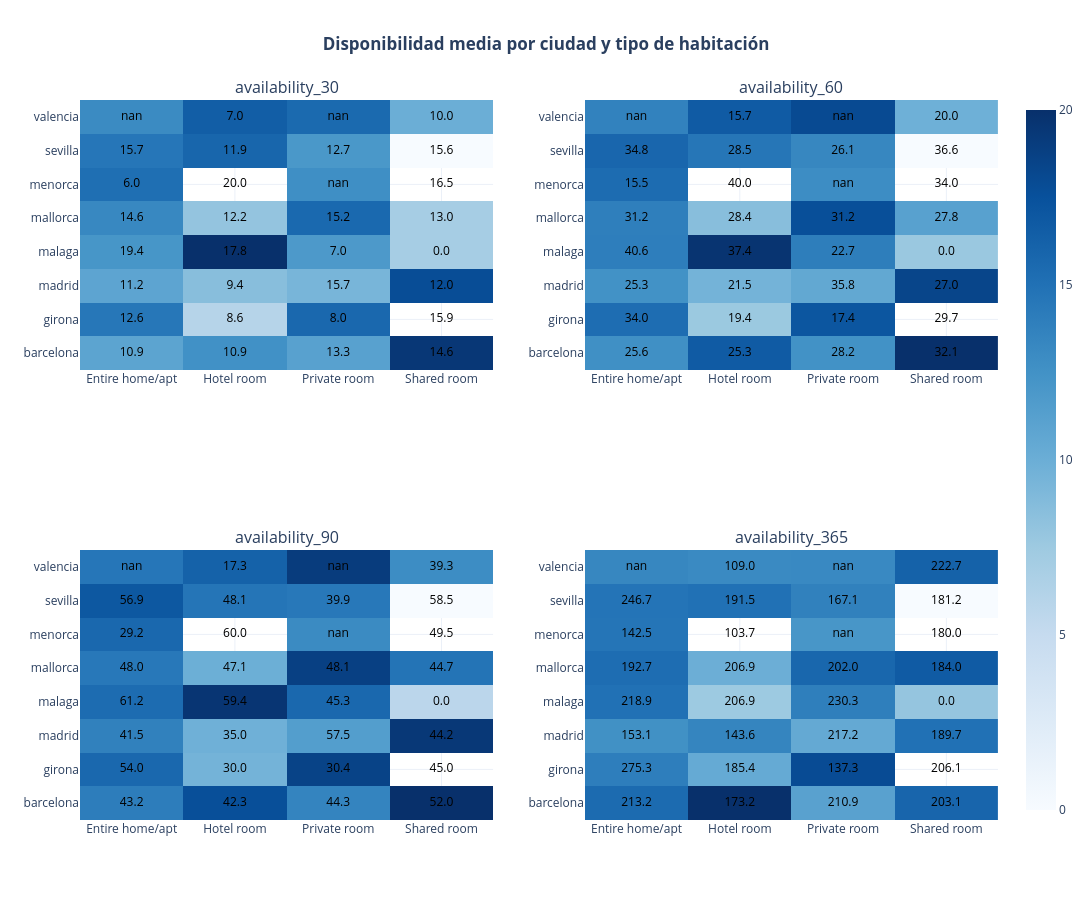

The notebook cell saved with this chart:
### Code cell
horizontes = ["availability_30", "availability_60", "availability_90", "availability_365"]

fig = make_subplots(
    rows=2, cols=2,
    subplot_titles=horizontes
)

row, col = 1, 1
for h in horizontes:

    tabla = df_operaciones.pivot_table(
        index="city",
        columns="room_type",
        values=h,
        aggfunc="mean"
    )

    # HEATMAP
    fig.add_trace(
        go.Heatmap(
            z=tabla.values,
            x=tabla.columns,
            y=tabla.index,
            colorscale="Blues",
            showscale=True if (row == 1 and col == 1) else False
        ),
        row=row, col=col
    )

    # ANOTACIONES (texto dentro de cada celda)
    fig.add_trace(
        go.Scatter(
            x=np.repeat(tabla.columns, len(tabla.index)),
            y=np.tile(tabla.index, len(tabla.columns)),
            text=[f"{v:.1f}" for v in tabla.values.flatten()],
            mode="text",
            textfont=dict(color="black", size=12),
            showlegend=False
        ),
        row=row, col=col
    )

    col += 1
    if col == 3:
        col = 1
        row += 1

fig.update_layout(
    title="<b>Disponibilidad media por ciudad y tipo de habitación</b>",
    title_x=0.5,
    width=1100,
    height=900,
    template="plotly_white"
)

fig.show()

### Figure 1 — Plotly figure (JSON) as saved in the notebook; plotly's stock layout.template omitted (floating-point values rounded to 4 significant figures)
{"data": [{"colorscale": [[0, "rgb(247,251,255)"], [0.125, "rgb(222,235,247)"], [0.25, "rgb(198,219,239)"], [0.375, "rgb(158,202,225)"], [0.5, "rgb(107,174,214)"], [0.625, "rgb(66,146,198)"], [0.75, "rgb(33,113,181)"], [0.875, "rgb(8,81,156)"], [1, "rgb(8,48,107)"]], "showscale": true, "type": "heatmap", "x": ["Entire home/apt", "Hotel room", "Private room", "Shared room"], "xaxis": "x", "y": ["barcelona", "girona", "madrid", "malaga", "mallorca", "menorca", "sevilla", "valencia"], "yaxis": "y", "z": [[10.89, 12.57, 11.16, 19.44], [14.57, 6, 15.67, null], [10.86, 8.6, 9.362, 17.8], [12.17, 20, 11.85, 7], [13.29, 8, 15.65, 7], [15.16, null, 12.7, null], [14.62, 15.86, 12, 0], [13.04, 16.5, 15.56, 10]]}, {"mode": "text", "showlegend": false, "text": ["10.9", "12.6", "11.2", "19.4", "14.6", "6.0", "15.7", "nan", "10.9", "8.6", "9.4", "17.8", "12.2", "20.0", "11.9", "7.0", "13.3", "8.0", "15.7", "7.0", "15.2", "nan", "12.7", "nan", "14.6", "15.9", "12.0", "0.0", "13.0", "16.5", "15.6", "10.0"], "textfont": {"color": "black", "size": 12}, "type": "scatter", "x": ["Entire home/apt", "Entire home/apt", "Entire home/apt", "Entire home/apt", "Entire home/apt", "Entire home/apt", "Entire home/apt", "Entire home/apt", "Hotel room", "Hotel room", "Hotel room", "Hotel room", "Hotel room", "Hotel room", "Hotel room", "Hotel room", "Private room", "Private room", "Private room", "Private room", "Private room", "Private room", "Private room", "Private room", "Shared room", "Shared room", "Shared room", "Shared room", "Shared room", "Shared room", "Shared room", "Shared room"], "xaxis": "x", "y": ["barcelona", "girona", "madrid", "malaga", "mallorca", "menorca", "sevilla", "valencia", "barcelona", "girona", "madrid", "malaga", "mallorca", "menorca", "sevilla", "valencia", "barcelona", "girona", "madrid", "malaga", "mallorca", "menorca", "sevilla", "valencia", "barcelona", "girona", "madrid", "malaga", "mallorca", "menorca", "sevilla", "valencia"], "yaxis": "y"}, {"colorscale": [[0, "rgb(247,251,255)"], [0.125, "rgb(222,235,247)"], [0.25, "rgb(198,219,239)"], [0.375, "rgb(158,202,225)"], [0.5, "rgb(107,174,214)"], [0.625, "rgb(66,146,198)"], [0.75, "rgb(33,113,181)"], [0.875, "rgb(8,81,156)"], [1, "rgb(8,48,107)"]], "showscale": false, "type": "heatmap", "x": ["Entire home/apt", "Hotel room", "Private room", "Shared room"], "xaxis": "x2", "y": ["barcelona", "girona", "madrid", "malaga", "mallorca", "menorca", "sevilla", "valencia"], "yaxis": "y2", "z": [[25.63, 34, 25.32, 40.61], [31.16, 15.5, 34.81, null], [25.33, 19.4, 21.46, 37.4], [28.42, 40, 28.53, 15.67], [28.23, 17.43, 35.8, 22.67], [31.25, null, 26.1, null], [32.13, 29.71, 27.03, 0], [27.81, 34, 36.61, 20]]}, {"mode": "text", "showlegend": false, "text": ["25.6", "34.0", "25.3", "40.6", "31.2", "15.5", "34.8", "nan", "25.3", "19.4", "21.5", "37.4", "28.4", "40.0", "28.5", "15.7", "28.2", "17.4", "35.8", "22.7", "31.2", "nan", "26.1", "nan", "32.1", "29.7", "27.0", "0.0", "27.8", "34.0", "36.6", "20.0"], "textfont": {"color": "black", "size": 12}, "type": "scatter", "x": ["Entire home/apt", "Entire home/apt", "Entire home/apt", "Entire home/apt", "Entire home/apt", "Entire home/apt", "Entire home/apt", "Entire home/apt", "Hotel room", "Hotel room", "Hotel room", "Hotel room", "Hotel room", "Hotel room", "Hotel room", "Hotel room", "Private room", "Private room", "Private room", "Private room", "Private room", "Private room", "Private room", "Private room", "Shared room", "Shared room", "Shared room", "Shared room", "Shared room", "Shared room", "Shared room", "Shared room"], "xaxis": "x2", "y": ["barcelona", "girona", "madrid", "malaga", "mallorca", "menorca", "sevilla", "valencia", "barcelona", "girona", "madrid", "malaga", "mallorca", "menorca", "sevilla", "valencia", "barcelona", "girona", "madrid", "malaga", "mallorca", "menorca", "sevilla", "valencia", "barcelona", "girona", "madrid", "malaga", "mallorca", "menorca", "sevilla", "valencia"], "yaxis": "y2"}, {"colorscale": [[0, "rgb(247,251,255)"], [0.125, "rgb(222,235,247)"], [0.25, "rgb(198,219,239)"], [0.375, "rgb(158,202,225)"], [0.5, "rgb(107,174,214)"], [0.625, "rgb(66,146,198)"], [0.75, "rgb(33,113,181)"], [0.875, "rgb(8,81,156)"], [1, "rgb(8,48,107)"]], "showscale": false, "type": "heatmap", "x": ["Entire home/apt", "Hotel room", "Private room", "Shared room"], "xaxis": "x3", "y": ["barcelona", "girona", "madrid", "malaga", "mallorca", "menorca", "sevilla", "valencia"], "yaxis": "y3", "z": [[43.17, 54, 41.52, 61.22], [48.0, 29.25, 56.88, null], [42.27, 30, 35.03, 59.4], [47.12, 60, 48.09, 17.33], [44.29, 30.43, 57.46, 45.33], [48.14, null, 39.9, null], [51.96, 45, 44.2, 0], [44.68, 49.5, 58.45, 39.33]]}, {"mode": "text", "showlegend": false, "text": ["43.2", "54.0", "41.5", "61.2", "48.0", "29.2", "56.9", "nan", "42.3", "30.0", "35.0", "59.4", "47.1", "60.0", "48.1", "17.3", "44.3", "30.4", "57.5", "45.3", "48.1", "nan", "39.9", "nan", "52.0", "45.0", "44.2", "0.0", "44.7", "49.5", "58.5", "39.3"], "textfont": {"color": "black", "size": 12}, "type": "scatter", "x": ["Entire home/apt", "Entire home/apt", "Entire home/apt", "Entire home/apt", "Entire home/apt", "Entire home/apt", "Entire home/apt", "Entire home/apt", "Hotel room", "Hotel room", "Hotel room", "Hotel room", "Hotel room", "Hotel room", "Hotel room", "Hotel room", "Private room", "Private room", "Private room", "Private room", "Private room", "Private room", "Private room", "Private room", "Shared room", "Shared room", "Shared room", "Shared room", "Shared room", "Shared room", "Shared room", "Shared room"], "xaxis": "x3", "y": ["barcelona", "girona", "madrid", "malaga", "mallorca", "menorca", "sevilla", "valencia", "barcelona", "girona", "madrid", "malaga", "mallorca", "menorca", "sevilla", "valencia", "barcelona", "girona", "madrid", "malaga", "mallorca", "menorca", "sevilla", "valencia", "barcelona", "girona", "madrid", "malaga", "mallorca", "menorca", "sevilla", "valencia"], "yaxis": "y3"}, {"colorscale": [[0, "rgb(247,251,255)"], [0.125, "rgb(222,235,247)"], [0.25, "rgb(198,219,239)"], [0.375, "rgb(158,202,225)"], [0.5, "rgb(107,174,214)"], [0.625, "rgb(66,146,198)"], [0.75, "rgb(33,113,181)"], [0.875, "rgb(8,81,156)"], [1, "rgb(8,48,107)"]], "showscale": false, "type": "heatmap", "x": ["Entire home/apt", "Hotel room", "Private room", "Shared room"], "xaxis": "x4", "y": ["barcelona", "girona", "madrid", "malaga", "mallorca", "menorca", "sevilla", "valencia"], "yaxis": "y4", "z": [[213.2, 275.3, 153.1, 218.9], [192.7, 142.5, 246.7, null], [173.2, 185.4, 143.6, 206.9], [206.9, 103.7, 191.5, 109], [210.9, 137.3, 217.2, 230.3], [202.0, null, 167.1, null], [203.1, 206.1, 189.7, 0], [184.0, 180, 181.2, 222.7]]}, {"mode": "text", "showlegend": false, "text": ["213.2", "275.3", "153.1", "218.9", "192.7", "142.5", "246.7", "nan", "173.2", "185.4", "143.6", "206.9", "206.9", "103.7", "191.5", "109.0", "210.9", "137.3", "217.2", "230.3", "202.0", "nan", "167.1", "nan", "203.1", "206.1", "189.7", "0.0", "184.0", "180.0", "181.2", "222.7"], "textfont": {"color": "black", "size": 12}, "type": "scatter", "x": ["Entire home/apt", "Entire home/apt", "Entire home/apt", "Entire home/apt", "Entire home/apt", "Entire home/apt", "Entire home/apt", "Entire home/apt", "Hotel room", "Hotel room", "Hotel room", "Hotel room", "Hotel room", "Hotel room", "Hotel room", "Hotel room", "Private room", "Private room", "Private room", "Private room", "Private room", "Private room", "Private room", "Private room", "Shared room", "Shared room", "Shared room", "Shared room", "Shared room", "Shared room", "Shared room", "Shared room"], "xaxis": "x4", "y": ["barcelona", "girona", "madrid", "malaga", "mallorca", "menorca", "sevilla", "valencia", "barcelona", "girona", "madrid", "malaga", "mallorca", "menorca", "sevilla", "valencia", "barcelona", "girona", "madrid", "malaga", "mallorca", "menorca", "sevilla", "valencia", "barcelona", "girona", "madrid", "malaga", "mallorca", "menorca", "sevilla", "valencia"], "yaxis": "y4"}], "layout": {"annotations": [{"font": {"size": 16}, "showarrow": false, "text": "availability_30", "x": 0.225, "xanchor": "center", "xref": "paper", "y": 1, "yanchor": "bottom", "yref": "paper"}, {"font": {"size": 16}, "showarrow": false, "text": "availability_60", "x": 0.775, "xanchor": "center", "xref": "paper", "y": 1, "yanchor": "bottom", "yref": "paper"}, {"font": {"size": 16}, "showarrow": false, "text": "availability_90", "x": 0.225, "xanchor": "center", "xref": "paper", "y": 0.375, "yanchor": "bottom", "yref": "paper"}, {"font": {"size": 16}, "showarrow": false, "text": "availability_365", "x": 0.775, "xanchor": "center", "xref": "paper", "y": 0.375, "yanchor": "bottom", "yref": "paper"}], "height": 900, "title": {"text": "<b>Disponibilidad media por ciudad y tipo de habitación</b>", "x": 0.5}, "width": 1100, "xaxis": {"anchor": "y", "domain": [0, 0.45]}, "xaxis2": {"anchor": "y2", "domain": [0.55, 1]}, "xaxis3": {"anchor": "y3", "domain": [0, 0.45]}, "xaxis4": {"anchor": "y4", "domain": [0.55, 1]}, "yaxis": {"anchor": "x", "domain": [0.625, 1]}, "yaxis2": {"anchor": "x2", "domain": [0.625, 1]}, "yaxis3": {"anchor": "x3", "domain": [0, 0.375]}, "yaxis4": {"anchor": "x4", "domain": [0, 0.375]}}}
